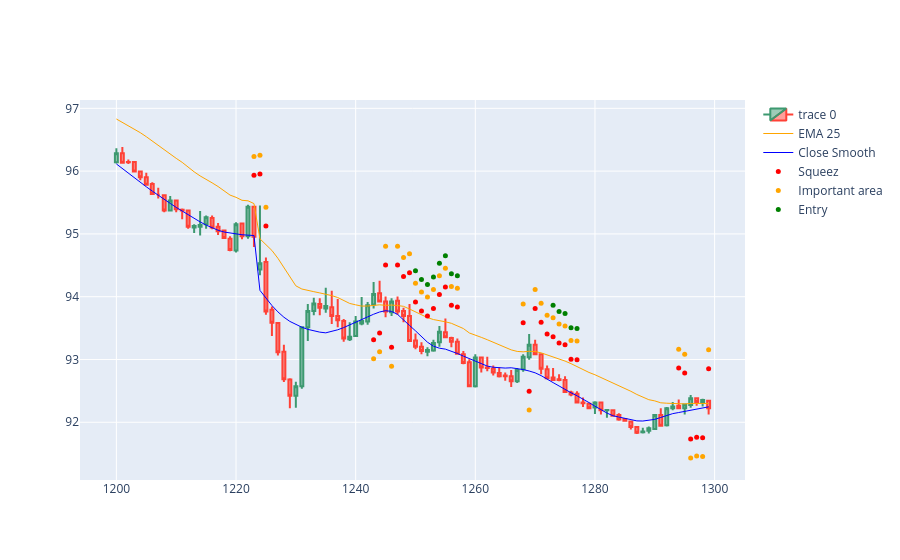

Notebook code cell kept with this figure:
### Code cell
import plotly.io as pio
import plotly.graph_objects as go  

dfpl = df[1200:1300]

fig = go.Figure(
    data=[
        go.Candlestick(
            x=dfpl.index,
            open=dfpl['open_5min'],
            high=dfpl['high_5min'],
            low=dfpl['low_5min'],
            close=dfpl['close_5min']),
        go.Scatter(
            x=dfpl.index, 
            y=dfpl['ema25_5min'],
            line=dict(color='orange', width=1), 
            name="EMA 25"),
        go.Scatter(
            x=dfpl.index, 
            y=dfpl['close5min_smooth'],
            line=dict(color='blue', width=1), 
            name="Close Smooth")
    ]
)

fig.add_scatter(x=dfpl.index, y=dfpl['squezzeArea'], mode="markers", marker=dict(size=5, color="red"), name="Squeez")
fig.add_scatter(x=dfpl.index, y=dfpl['squeezeCloseToEmaArea'], mode="markers", marker=dict(size=5, color="orange"), name="Important area")
fig.add_scatter(x=dfpl.index, y=dfpl['posibleBreakArea'], mode="markers", marker=dict(size=5, color="green"), name="Entry")

fig.update_layout(xaxis_rangeslider_visible=False)
fig.show()
